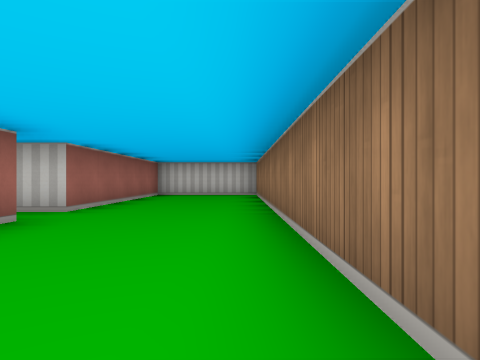
view 1 (above)

12 first-person views from a walk through a cub3D maze. The camera is about half as high as the walls, looks level and sees 75° across. The floor is counted in squares. Each view is taken from the middle of a square. On the plan, view 1 faces up. The plan holds only what a view shows up to about 9 squares ahead; the rest is blank.

view 2
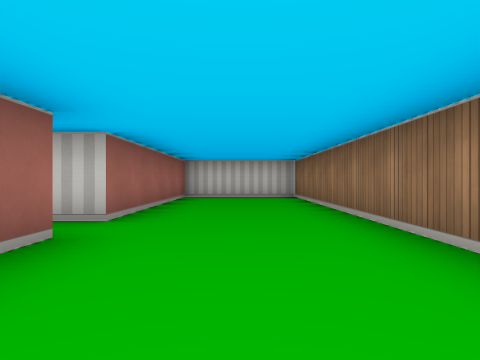

view 3
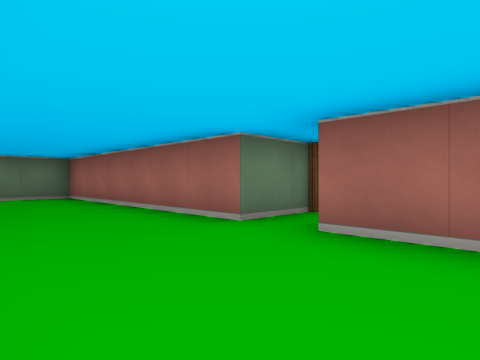

view 4
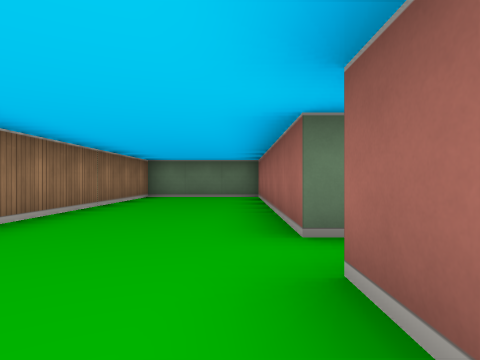

view 5
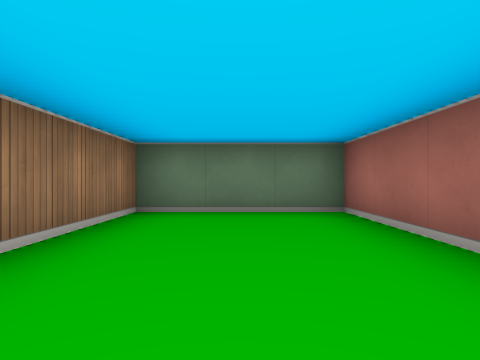

view 6
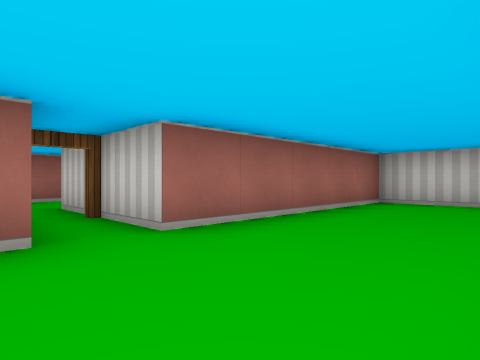

view 7
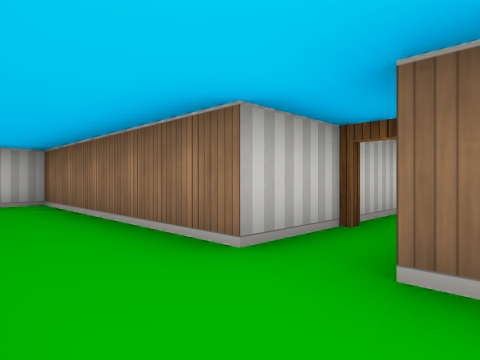

view 8
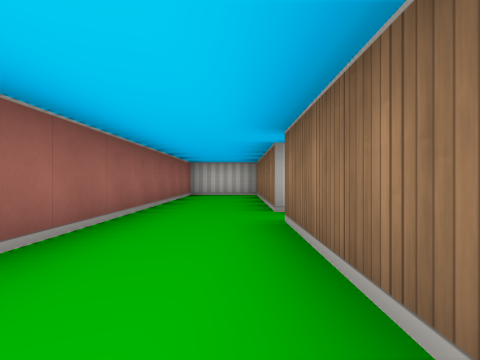

view 9
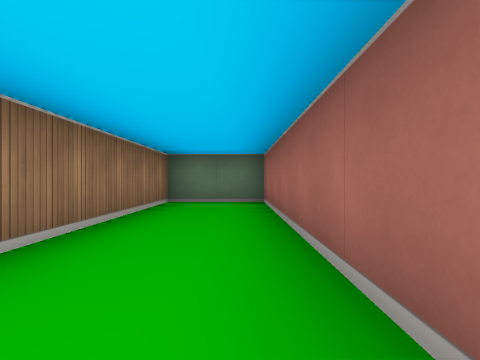

view 10
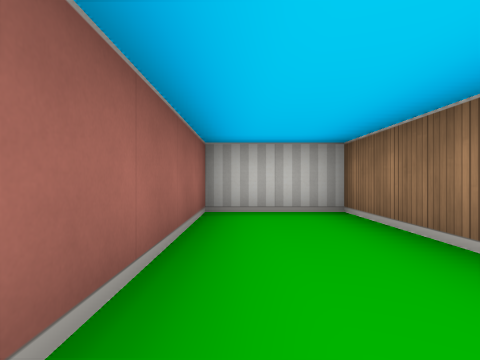

view 11
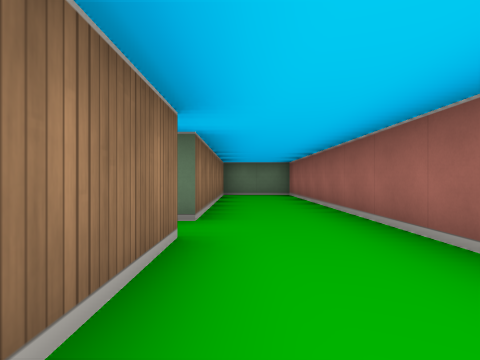

view 12
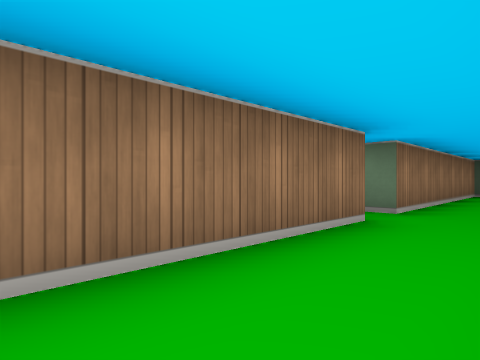

### Floor plan
Ten units are one square. View 1 is at (0, 0); x grows to the right and y downward. Boxes are objects, and circles mark ways between rooms. Rooms are numbered by the first view taken in them; rooms with no view inside come last. Other rooms are left out.
<svg viewBox="-80 -100 90 130">
<path fill="none" stroke="#000" d="M-40 -35 -25 -35 -25 25 5 25 5 -95 -25 -95 -25 -45 -40 -45M-40 -45 -55 -45 -55 -95 -75 -95 -75 25 -55 25 -55 -35 -40 -35"/>
<circle cx="-40" cy="-40" r="3" fill="#2a7"/>
<text x="-10" y="-40">1</text>
<text x="-60" y="-40">2</text>
</svg>
Room 1 opens to room 2.

Where each view was taken, in squares from view 1:
view 1: 0 up, 0 right, facing up
view 2: 1 up, 1 left, facing up
view 3: 6 up, 0 right, facing down-left
view 4: 6 up, 2 left, facing down
view 5: 2 up, 1 left, facing down
view 6: 3 up, 0 right, facing up-left
view 7: 3 up, 7 left, facing up-right
view 8: 0 up, 6 left, facing up
view 9: 4 up, 7 left, facing down
view 10: 5 up, 7 left, facing up
view 11: 7 up, 6 left, facing down
view 12: 8 up, 7 left, facing down-right
